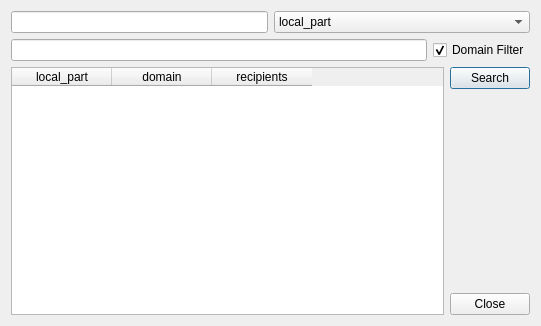
<ui version="4.0" >
 <class>AliasesDialogFind</class>
 <widget class="QDialog" name="AliasesDialogFind" >
  <property name="geometry" >
   <rect>
    <x>0</x>
    <y>0</y>
    <width>541</width>
    <height>326</height>
   </rect>
  </property>
  <property name="windowTitle" >
   <string>Dialog</string>
  </property>
  <layout class="QVBoxLayout" name="verticalLayout_2" >
   <item>
    <layout class="QHBoxLayout" name="horizontalLayout_2" >
     <item>
      <widget class="QLineEdit" name="lineEdit_Find" />
     </item>
     <item>
      <widget class="QComboBox" name="comboBox" >
       <property name="sizePolicy" >
        <sizepolicy vsizetype="Fixed" hsizetype="MinimumExpanding" >
         <horstretch>0</horstretch>
         <verstretch>0</verstretch>
        </sizepolicy>
       </property>
       <item>
        <property name="text" >
         <string>local_part</string>
        </property>
       </item>
       <item>
        <property name="text" >
         <string>recipients</string>
        </property>
       </item>
      </widget>
     </item>
    </layout>
   </item>
   <item>
    <layout class="QHBoxLayout" name="horizontalLayout" >
     <item>
      <widget class="QLineEdit" name="lineEdit_Domain" />
     </item>
     <item>
      <widget class="QCheckBox" name="checkBox" >
       <property name="text" >
        <string>Domain Filter</string>
       </property>
       <property name="checked" >
        <bool>true</bool>
       </property>
      </widget>
     </item>
    </layout>
   </item>
   <item>
    <layout class="QHBoxLayout" name="horizontalLayout_3" >
     <item>
      <widget class="QTableWidget" name="tableWidget_Find" >
       <property name="contextMenuPolicy" >
        <enum>Qt::CustomContextMenu</enum>
       </property>
       <property name="editTriggers" >
        <set>QAbstractItemView::NoEditTriggers</set>
       </property>
       <column>
        <property name="text" >
         <string>local_part</string>
        </property>
       </column>
       <column>
        <property name="text" >
         <string>domain</string>
        </property>
       </column>
       <column>
        <property name="text" >
         <string>recipients</string>
        </property>
       </column>
      </widget>
     </item>
     <item>
      <layout class="QVBoxLayout" name="verticalLayout" >
       <item>
        <widget class="QPushButton" name="pushButton_Search" >
         <property name="text" >
          <string>Search</string>
         </property>
        </widget>
       </item>
       <item>
        <spacer name="verticalSpacer" >
         <property name="orientation" >
          <enum>Qt::Vertical</enum>
         </property>
         <property name="sizeHint" stdset="0" >
          <size>
           <width>20</width>
           <height>40</height>
          </size>
         </property>
        </spacer>
       </item>
       <item>
        <widget class="QPushButton" name="pushButton_Close" >
         <property name="text" >
          <string>Close</string>
         </property>
        </widget>
       </item>
      </layout>
     </item>
    </layout>
   </item>
  </layout>
 </widget>
 <resources/>
 <connections>
  <connection>
   <sender>pushButton_Close</sender>
   <signal>clicked()</signal>
   <receiver>AliasesDialogFind</receiver>
   <slot>reject()</slot>
   <hints>
    <hint type="sourcelabel" >
     <x>492</x>
     <y>308</y>
    </hint>
    <hint type="destinationlabel" >
     <x>487</x>
     <y>195</y>
    </hint>
   </hints>
  </connection>
 </connections>
</ui>
